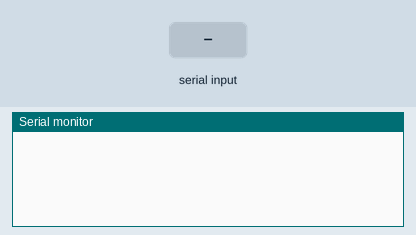
This sketch was run on a simulated Arduino Uno, built with avr-gcc and run on an emulated ATmega328P. Shown: the last lines printed to the serial monitor. Inputs (shaded band) come from the test bench.

Above: at 1.2 s.
1.3 s: "1\n" received over the second serial link
At 1.6 s:
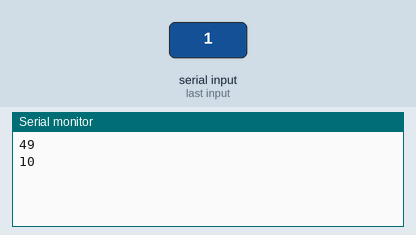
2.8 s: "0\n" received over the second serial link
At 4.0 s:
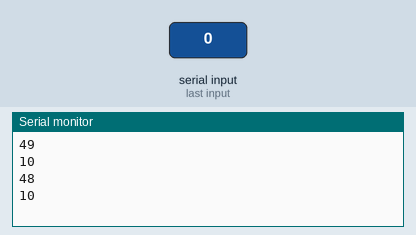
Timing chart, 0 to 5.8 s (numbered marks = the images above; inputs shaded):
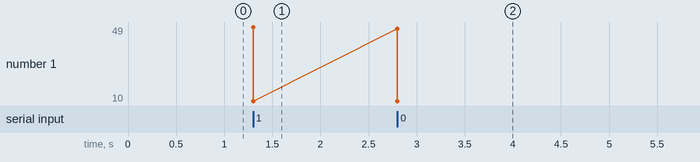

The sketch:

arduinoEcho.ino
```cpp
//This sort of extends the serial monitor to work with other non arduino things, such as
//an attiny or what have you.

//Everything written in the Serial monitor will be sent out over pin 3.
//Everything received from pin 2 will the be displayed in the serial monitor.


#include <SoftwareSerial.h>
#define RX 2
#define TX 3

SoftwareSerial tinySerial(RX,TX);
void setup()
{
  pinMode(RX,INPUT);
  pinMode(TX,OUTPUT);
  tinySerial.begin(57600);
  Serial.begin(57600);     //To communicate with user
}

void loop()
{
  char inByte;
  if(Serial.available())
  {
    tinySerial.write((int) Serial.read());
  }
  if(tinySerial.available())
  {
    Serial.print(tinySerial.read());
    Serial.print('\n');
  }
}
```

Measured:
- after the input at 1.3 s, the serial monitor: prints a new line at once (image 1)
- after the input at 2.8 s, the serial monitor: prints a new line at once (image 2)
